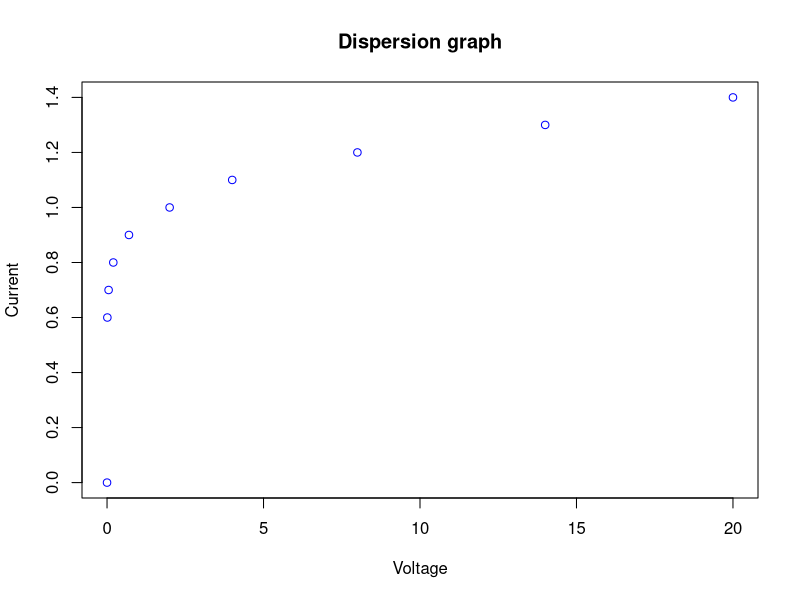
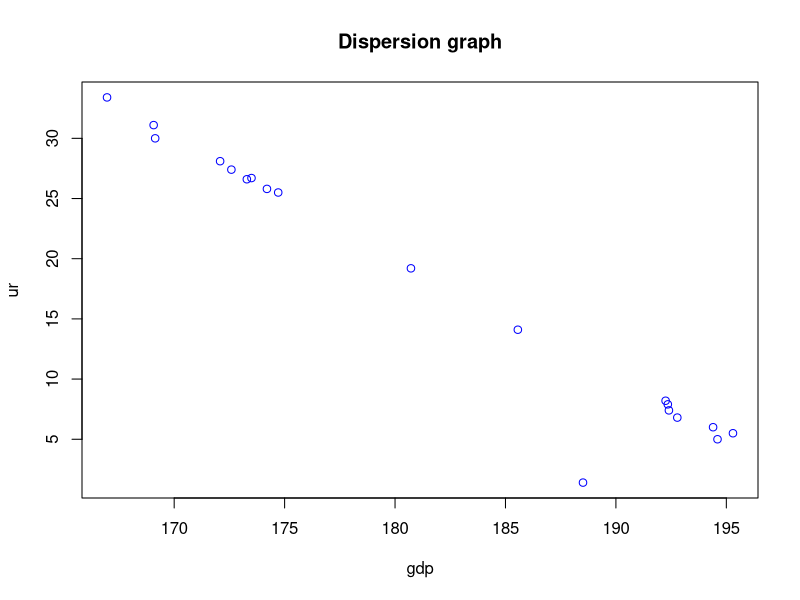

Generate these figures, in order, with R:
#Exercise about lifespan
data_lifespan <- read.csv2("./data_csv_files/Unit6_Lifespan.csv", header = T)
#define variable
Lifespan <- data_lifespan$Lifespan
Price <- data_lifespan$Price
Use <- data_lifespan$Use

model_lifespan <- lm(Lifespan~Price+Use)
#help(lm)
summary(model_lifespan)

#Prediction
#punctual
predict.lm(model_lifespan, data.frame(Price=10, Use=0.5))
#confidence interval for the average value
predict.lm(model_lifespan, data.frame(Price=10, Use=0.5), interval = "confidence")
#confidence interval for the one value
predict.lm(model_lifespan, data.frame(Price=10, Use=0.5), interval = "prediction")

model2 <- lm(Lifespan~Price)
summary(model2)

#Voltage
data_voltage <- read.csv2("./data_csv_files/Unit6_Voltage.csv", header = T)
#define variables
Voltage <- data_voltage$Voltage
Current <- data_voltage$Current
#first draw a scatter plot to try and guess the relationship between the variables
plot(Voltage~Current, main="Dispersion graph", xlab="Voltage", ylab = "Current", col="blue")
#it looks like a logrithmic model could apply(we add a constant to avoid log(0))
model_log <- lm(Voltage~log(Current + 0.01))
summary(model_log)
#Rs=0.8901

#other posibilities
#linear model Rs=0.5441
summary(lm(Voltage~Current))
#double-log model Rs=0.471
summary(lm(log(Voltage+0.01)~log(Current+0.01)))

#lab session
data_gdp <- read.csv2("./data_csv_files/Data_GDP.csv", header = T)
Year <- data_gdp$Year
UR <- data_gdp$UR
GDP <- data_gdp$GDP
plot(UR~GDP, main="Dispersion graph", xlab="gdp", ylab = "ur", col="blue")
model_ln <- lm(UR~GDP)
summary(model_ln)
predict.lm(model_ln,data.frame(GDP=180),interval = "confidence")
help("predict.lm")
